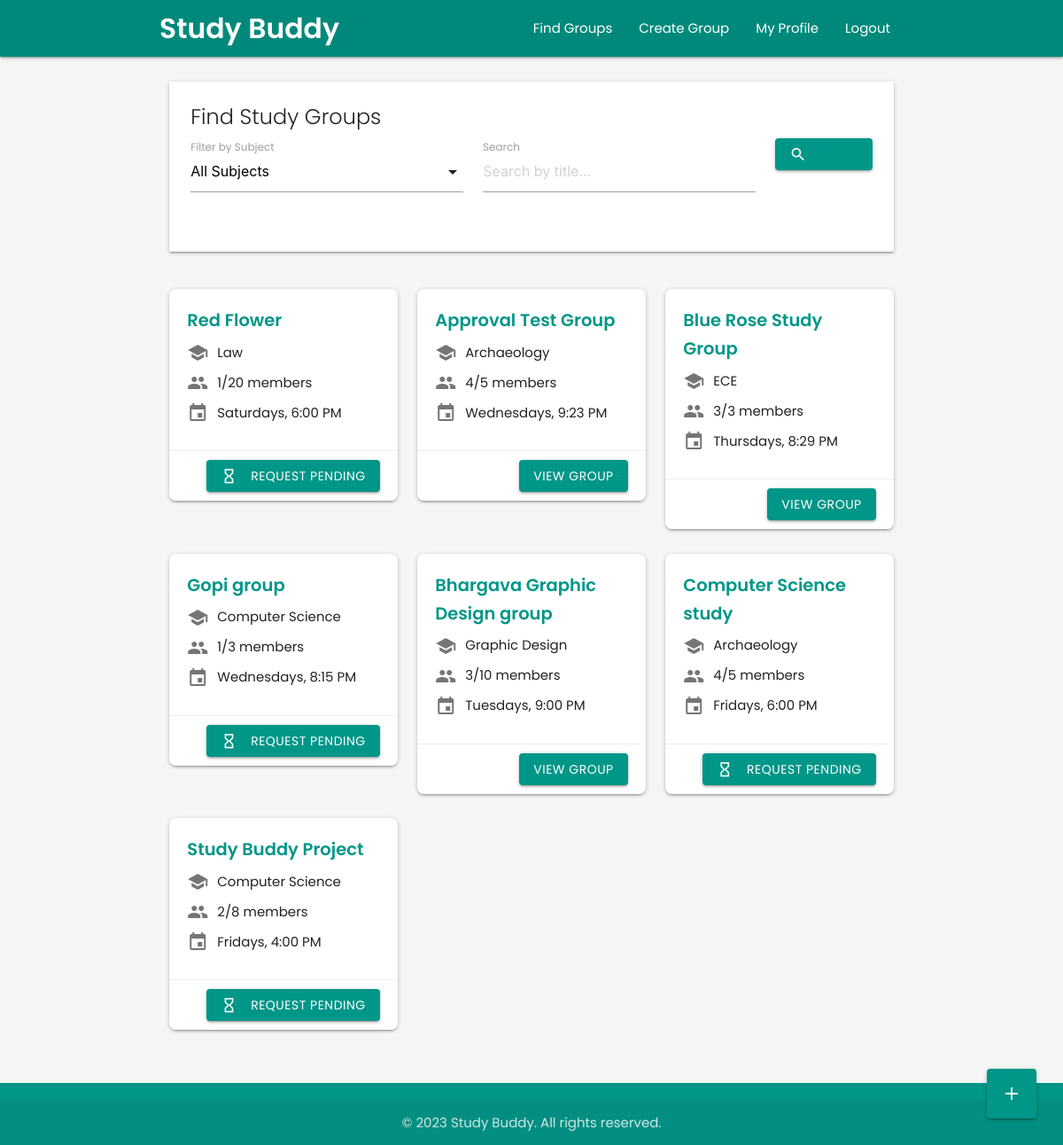
Page /dashboard/dashboard (signed in) on the earlier database version.
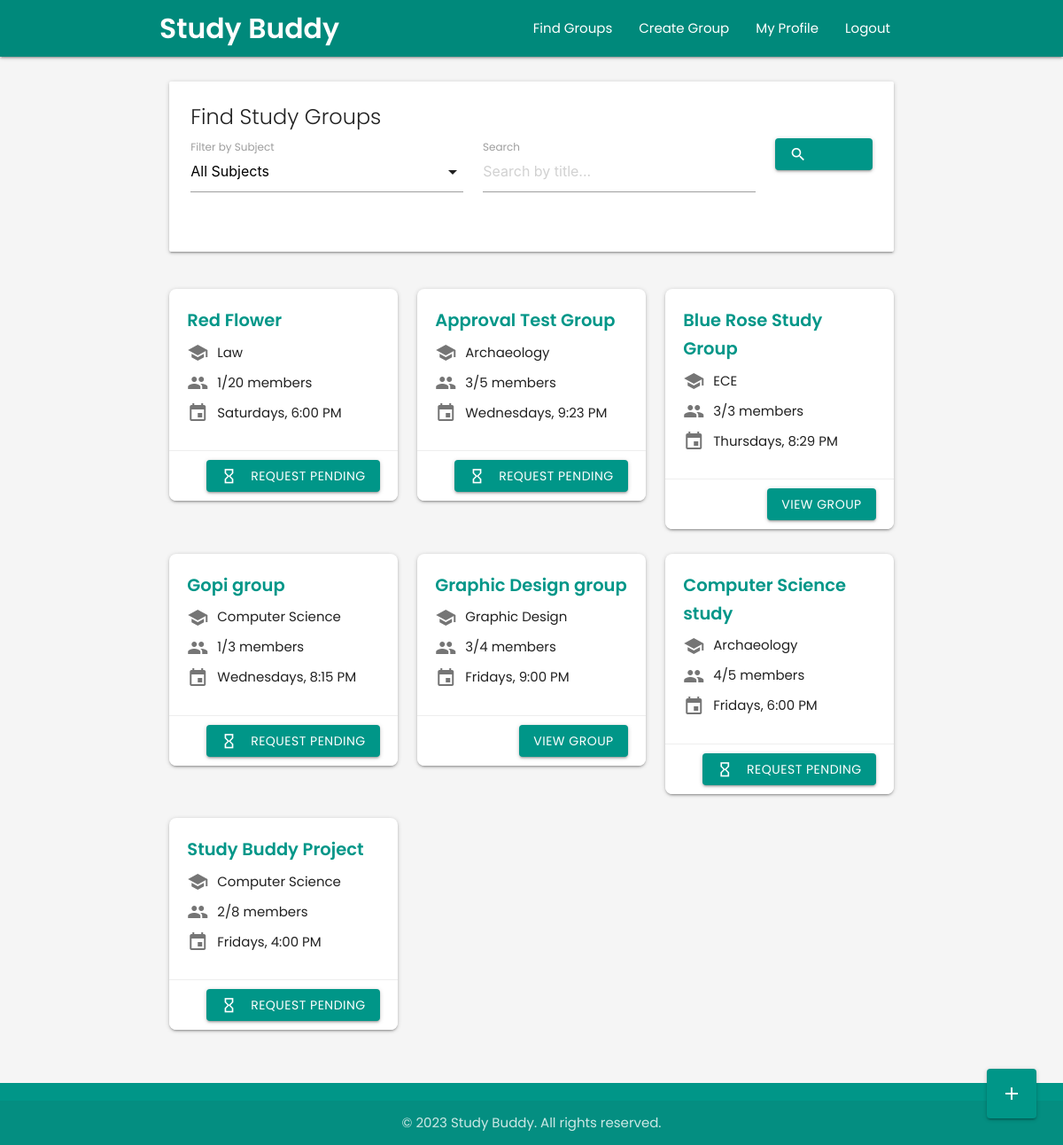
Same page on the later database version.
### userDashboard/models.py (models this page shows, shortened)
class StudyGroup(models.Model):
    title = models.CharField(max_length=100)
    description = models.TextField()
    subject = models.ForeignKey(Subject, on_delete=models.CASCADE, related_name='study_groups')
    host = models.ForeignKey(settings.AUTH_USER_MODEL, on_delete=models.CASCADE, related_name='hosted_groups')
    members = models.ManyToManyField(settings.AUTH_USER_MODEL, through='GroupMembership', related_name='joined_groups')
    max_members = models.PositiveIntegerField(default=8)
    meeting_date = models.DateField()
    meeting_time = models.TimeField()
    meeting_location = models.CharField(max_length=255, blank=True)
    slug = models.SlugField(max_length=120, blank=True)
    created_at = models.DateTimeField(auto_now_add=True)
    updated_at = models.DateTimeField(auto_now=True)
    @property
    def current_member_count(self):
        return self.members.count()
    class Meta:
        ordering = ['meeting_date', 'meeting_time']

### userProfile/models.py (models this page shows, shortened)
class Subject(models.Model):
    name = models.CharField(max_length=100, unique=True)
    description = models.TextField(blank=True)
    class Meta:
        ordering = ['name']

### userDashboard/views.py (the view)
# urls.py: path('dashboard/', include('userDashboard.urls')),
@login_required
def dashboard(request):
    study_groups = StudyGroup.objects.all().order_by('-created_at')
    subject_filter = request.GET.get('subject', '').strip()
    search_query = request.GET.get('search', '').strip()
    if subject_filter:
        try:
            study_groups = study_groups.filter(subject_id=int(subject_filter))
        except (ValueError, TypeError):
            pass
    if search_query:
        study_groups = study_groups.filter(title__icontains=search_query)
    subjects = Subject.objects.all().order_by('name')
    pending_requests_by_group = {}
    for group in study_groups.filter(host=request.user):
        pending_count = GroupJoinRequest.objects.filter(group=group, status='pending').count()
        if pending_count > 0:
            pending_requests_by_group[group.id] = pending_count
    user_pending_requests = []
    if request.user.is_authenticated:
        user_pending_requests = list(GroupJoinRequest.objects.filter(
            user=request.user,
            status='pending'
        ).values_list('group_id', flat=True))
    context = {
        'study_groups': study_groups,
        'subjects': subjects,
        'selected_subject': subject_filter,
        'search_query': search_query,
        'pending_requests_by_group': pending_requests_by_group,
        'user_pending_requests': user_pending_requests
    }
    return render(request, 'userDashboard/dashboard.html', context)

### userDashboard/templates/userDashboard/dashboard.html (shortened to what this page needs)
<!DOCTYPE html>
<html lang="en">
<head>
  <link rel="stylesheet" href="https://cdnjs.cloudflare.com/ajax/libs/materialize/1.0.0/css/materialize.min.css">
</head>
<body>
  {% load dashboard_extras %}
  <header>
    <div class="navbar-fixed">
      <nav class="teal darken-1">
        <div class="nav-wrapper container">
          <a href="{% url 'dashboard' %}" class="brand-logo">Study Buddy</a>
          <ul class="right hide-on-med-and-down">
            <li><a href="{% url 'dashboard' %}">Find Groups</a></li>
            <li><a href="{% url 'create_group' %}">Create Group</a></li>
            <li><a href="{% url 'profile' %}">My Profile</a></li>
            <li><a href="{% url 'logout' %}">Logout</a></li>
          </ul>
        </div>
      </nav>
    </div>
  </header>
  <main id="main-content" class="container">
    <div class="row">
      <div class="col s12">
        <div class="card">
          <div class="card-content">
            <span class="card-title">Find Study Groups</span>
            <form method="GET" action="{% url 'dashboard' %}" class="filter-form">
              <div class="row">
                <div class="input-field col s12 m5">
                  <label for="subject-filter">Filter by Subject</label>
                </div>
                <div class="input-field col s12 m5">
                  <input type="text" id="search" name="search" value="{{ search_query|default:'' }}" placeholder="Search by title...">
                  <label for="search">Search</label>
                </div>
                <div class="col s12 m2 filter-buttons">
                  <button type="submit" class="btn waves-effect waves-light">
                    <i class="material-icons left">search</i>
                  </button>
                </div>
              </div>
            </form>
          </div>
        </div>
      </div>
    </div>
    <div class="row">
      {% if study_groups %}
        {% for group in study_groups %}
          <div class="col s12 m6 l4">
            <div class="card group-card">
              <div class="card-content">
                <span class="card-title">{{ group.title }}</span>
                <div class="group-detail">
                  <i class="material-icons">school</i>
                  <span>{{ group.subject.name }}</span>
                </div>
                <div class="group-detail">
                  <i class="material-icons">group</i>
                  <span>{{ group.current_member_count }}/{{ group.max_members }} members</span>
                </div>
                <div class="group-detail">
                  <i class="material-icons">event</i>
                  <span>{{ group.meeting_date|date:"l" }}s, {{ group.meeting_time|time:"g:i A" }}</span>
                </div>
              </div>
              <div class="card-action">
                <a href="{% url 'group_details' group_id=group.id slug=group.slug %}" class="btn waves-effect waves-light">
                  {% if request.user in group.members.all %}
                    View Group
                  {% elif group.id in user_pending_requests %}
                    <i class="material-icons left">hourglass_empty</i> Request Pending
                  {% else %}
                    Join Group
                  {% endif %}
                </a>
              </div>
            </div>
          </div>
        {% endfor %}
      {% endif %}
    </div>
    <div class="fixed-action-btn">
      <a href="{% url 'create_group' %}" class="btn-floating btn-large waves-effect waves-light teal">
        <i class="material-icons">add</i>
      </a>
    </div>
  </main>
  <footer class="page-footer">
    <div class="footer-copyright">
      <div class="container center-align">
        &copy; 2023 Study Buddy. All rights reserved.
      </div>
    </div>
  </footer>
</body>
</html>

Differences in the rows shown:
computed for StudyGroup "Approval Test Group": current_member_count "4" → "3"; text "VIEW GROUP" → "REQUEST PENDING"
changed StudyGroup "9:00 PM": title "Bhargava Graphic Design group" → "Graphic Design group"; max_members "10" → "4"; meeting_date "Tuesday" → "Friday"
